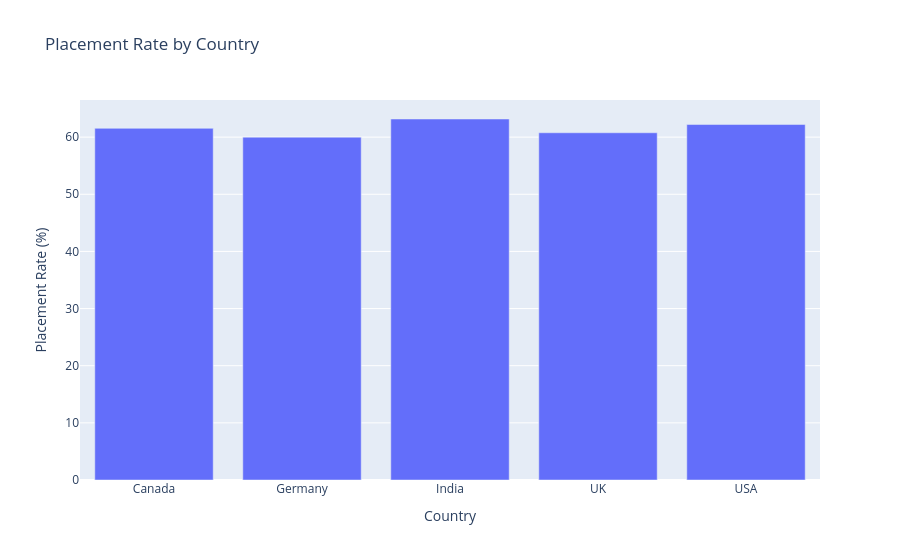

Notebook source saved alongside this figure:
### Code cell
fig = px.bar(
    x=placement_rate.index,
    y=placement_rate.values,
    labels={'x': 'Country', 'y': 'Placement Rate (%)'},
    title="Placement Rate by Country"
)

fig.show()

### Figure 1 — Plotly figure (JSON) as saved in the notebook; plotly's stock layout.template omitted (floating-point values rounded to 4 significant figures)
{"data": [{"hovertemplate": "Country=%{x}<br>Placement Rate (%)=%{y}<extra></extra>", "legendgroup": "", "marker": {"color": "#636efa", "pattern": {"shape": ""}}, "name": "", "orientation": "v", "showlegend": false, "textposition": "auto", "type": "bar", "x": ["Canada", "Germany", "India", "UK", "USA"], "xaxis": "x", "y": [61.54, 59.99, 63.17, 60.76, 62.21], "yaxis": "y"}], "layout": {"barmode": "relative", "legend": {"tracegroupgap": 0}, "title": {"text": "Placement Rate by Country"}, "xaxis": {"anchor": "y", "domain": [0, 1], "title": {"text": "Country"}}, "yaxis": {"anchor": "x", "domain": [0, 1], "title": {"text": "Placement Rate (%)"}}}}
